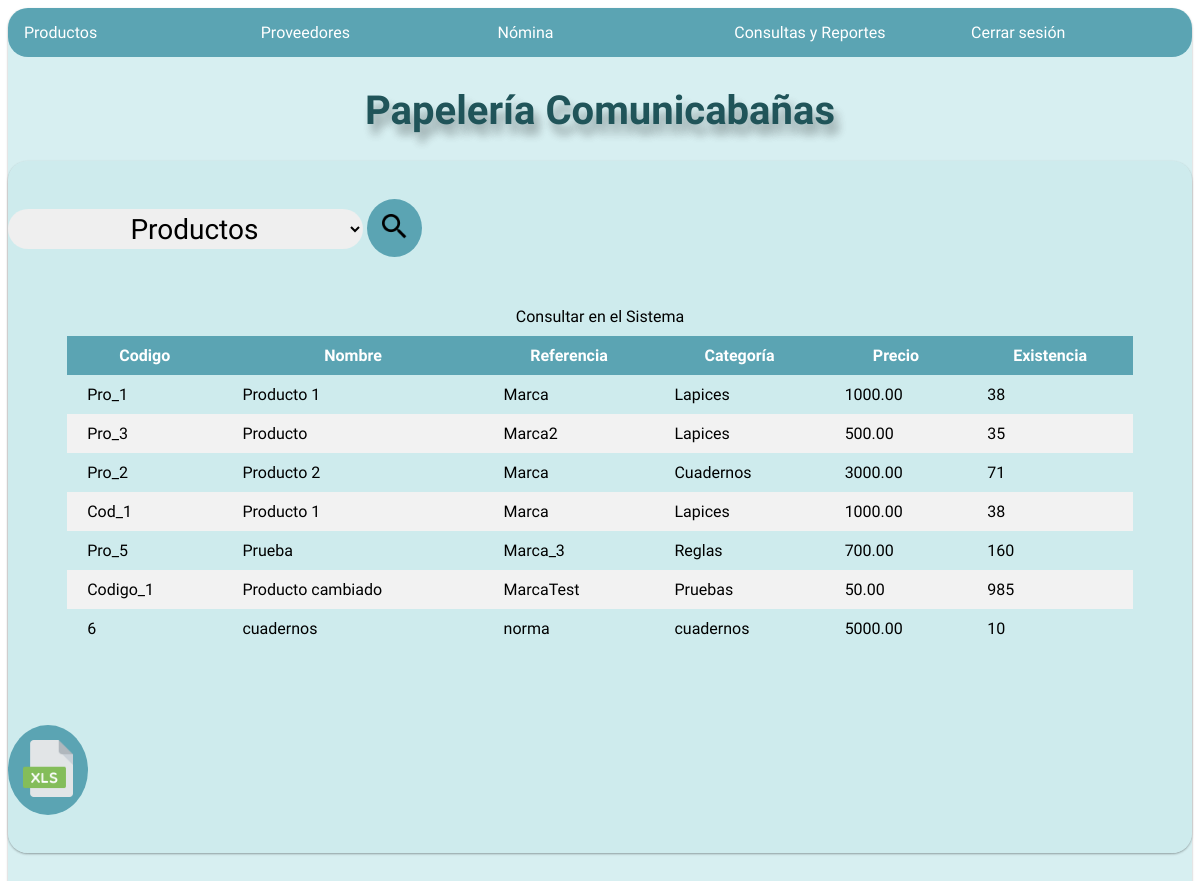
/consulta/, run on the app's committed database.
### Datos/models.py (models this page shows, shortened)
class Producto(models.Model):
    Codigo = models.CharField(max_length=20, primary_key=True)
    Nombre = models.CharField(max_length=50)
    Referencia = models.CharField(max_length=50)
    Categoria = models.CharField(max_length=50)
    Precio = models.DecimalField(max_digits=10, decimal_places=2)
    Existencia = models.IntegerField()
    def getColumns():
        return ['Codigo','Nombre','Referencia','Categoría','Precio','Existencia']

### Papeleria/views.py (the view)
# urls.py: path('consulta/', v.consulta, name= 'consulta'),
def consulta (request):
    categoria = request.POST.get('comboc', 'Productos')
    if checkLG():
        if categoria == 'Productos':
            retorno = Producto.objects.all()
            headers = Producto.getColumns()
        elif categoria == 'Proveedores':
            retorno = Proveedor.objects.all()
            headers = Proveedor.getColumns()
        elif categoria == 'Nomina':
            retorno = Empleado.objects.all()
            headers = Empleado.getColumns()
        elif categoria == 'Ventas':
            retorno = Venta.objects.all()
            headers = Venta.getColumns()
        elif categoria == 'Pedidos':
            retorno = Pedido.objects.all()
            headers = Pedido.getColumns()
        else:
            retorno = Producto.objects.all()
            headers = Producto.getColumns()
        return render(request, 'Consultas.html', {'headers':headers, 'retorno':retorno, 'categoria': categoria})
    return render(request,'login.html')

### Datos/views.py (called while the page is built)
def checkLG():
    empleados = Empleado.objects.all()
    for empleado in empleados:
        if empleado.logged == True:
            return True
    return False

### Papeleria/Templates/Consultas.html (shortened to what this page needs)
{% extends "Base.html" %}
{% load static %}
{% block content %}
<link rel="stylesheet" href='{% static "css/consultas.css" %}'>
<div class="row center-xs">
    <div class="card col-md-10 col-sm-6 col-xs-10  ">
        <br>
        <br>
        <form action="/consulta/" method="POST">
          <select id="combo" name="comboc" placeholder="Seleccione su consulta.">
            <option hidden selected>{{categoria}}</option>
          </select>
          <button name = "enviar" class="btnimg" type="submit"> <img class="nano" src="{% static 'images/find.png' %}" alt="">
          </button>
        </form>
       <br>
       <br>
        <table id='tablaC' class="default">
            <caption>Consultar en el Sistema</caption>
            <thead>
              <tr>
                {% for item in headers %}
                <th>{{item}}</th>
                {% endfor %}
              </tr>
            </thead>
            <tbody>
              {% for item in retorno %}
              <tr>
                {% if categoria == 'Productos' %}
                  <td>{{item.Codigo}}</td>
                  <td>{{item.Nombre}}</td>
                  <td>{{item.Referencia}}</td>
                  <td>{{item.Categoria}}</td>
                  <td>{{item.Precio}}</td>
                  <td>{{item.Existencia}}</td>
                {% elif categoria == 'Proveedores' %}
                  <td>{{item.NIT}}</td>
                  <td>{{item.Nombre}}</td>
                  <td>{{item.Telefono}}</td>
                {% elif categoria == 'Nomina' %}
                  <td>{{item.DNI}}</td>
                  <td>{{item.Nombre}}</td>
                  <td>{{item.Apellido}}</td>
                  <td>{{item.Cargo}}</td>
                  <td>{{item.Estado}}</td>
                {% elif categoria == 'Ventas' %}
                  <td>{{item.id}}</td>
                  <td>{{item.Empleado.Nombre}} {{item.Empleado.Apellido}}</td>
                  <td>{{item.Fecha}}</td>
                  <td>{{item.Total}}</td>
                  <td class="editbtn"><a class="btn" href="{% url 'detalleV' item.id %}">Ver más</a></td>
                {% endif %}
              </tr>
              {% endfor %}
            </tbody>
        </table>
        <div">
            <br>
            <br>
            <br>
            <button id="xlsbutton" class="btnimg" type="submit"><img class = "img"src="{% static 'images/Excelicon.png' %}" alt="x" /></button>                            <br>
            <br>
            <br>
        </div>
    </div>
</div>
{% endblock %}

### Papeleria/static/css/StylesProductos.css (style rules this page uses)
body { font-family:'Ubuntu', sans-serif; }
.card { border-radius: 20px; background-color: rgba(204, 235, 237, 0.781); box-shadow: 0 1px 3px rgba(0, 0, 0, 0.12), 0 1px 2px rgba(0, 0, 0, 0.24); }
table { width: 90%; border: 20px darkgray; border-collapse: collapse ; margin-left: 5%; margin-right: 5%; margin-bottom: 20px; }
tr:nth-child(even) { background-color: #f2f2f2; }
td, th { padding-left: 20px; padding-right: 20px; padding-top: 10px; padding-bottom: 10px; width: auto !important; white-space: nowrap; }
th { background-color: #5BA4B3; cursor: pointer; user-select: none; color:white; }

### Papeleria/static/css/consultas.css (style rules this page uses)
.img { width: 50px; }
.btnimg { padding: 15px; border-radius: 50%; height: fit-content; width:fit-content; background: #5BA4B3; border:none; cursor:pointer; }
.nano { width: 25px; }
select { display: inline-block; font-family: 'Ubuntu', sans-serif; font-size: 28px; margin-bottom: 10px; height: 40px; width:30%; border:none; outline:none; border-radius: 20px; padding-left: 10%; }
caption { padding-bottom: 10px; padding-top: 10px; }

### data on the page
Producto: Codigo "Pro_1", Nombre "Producto 1", Referencia "Marca", Categoria "Lapices", Precio "1000.00", Existencia "38"
Producto: Codigo "Pro_3", Nombre "Producto", Referencia "Marca2", Categoria "Lapices", Precio "500.00", Existencia "35"
Producto: Codigo "Pro_2", Nombre "Producto 2", Referencia "Marca", Categoria "Cuadernos", Precio "3000.00", Existencia "71"
Producto: Codigo "Cod_1", Nombre "Producto 1", Referencia "Marca", Categoria "Lapices", Precio "1000.00", Existencia "38"
Producto: Codigo "Pro_5", Nombre "Prueba", Referencia "Marca_3", Categoria "Reglas", Precio "700.00", Existencia "160"
Producto: Codigo "Codigo_1", Nombre "Producto cambiado", Referencia "MarcaTest", Categoria "Pruebas", Precio "50.00", Existencia "985"
Producto: Codigo "6", Nombre "cuadernos", Referencia "norma", Categoria "cuadernos", Precio "5000.00", Existencia "10"

### other printed values
{{ item }} "Codigo" "Nombre" "Referencia" "Categoría" "Precio" "Existencia"
form field comboc "Productos"
